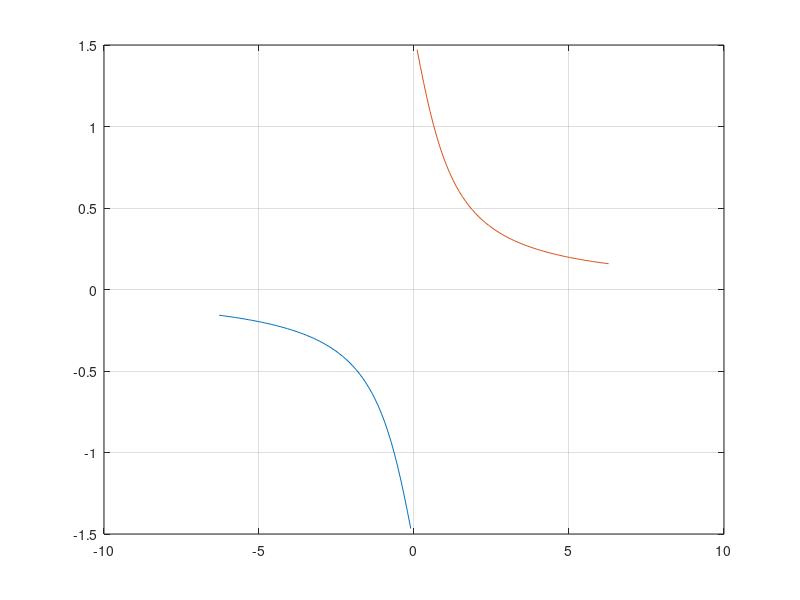

Write the MATLAB code that produced this figure.
% Regression test function (black blox) for FreeMat v svn
% This function is autogenerated by helpgen.
function bbtest_success = bbtest_acot
  bbtest_success = 1;
NumErrors = 0;
try
  x1 = -2*pi:pi/30:-0.1;

catch
  NumErrors = NumErrors + 1;
end
try
  x2 = 0.1:pi/30:2*pi;

catch
  NumErrors = NumErrors + 1;
end
try
  plot(x1,acot(x1),x2,acot(x2)); grid('on');

catch
  NumErrors = NumErrors + 1;
end
try
  mprint('acotplot');

catch
  NumErrors = NumErrors + 1;
end
if (NumErrors ~= 0) bbtest_success = 0; return; end
